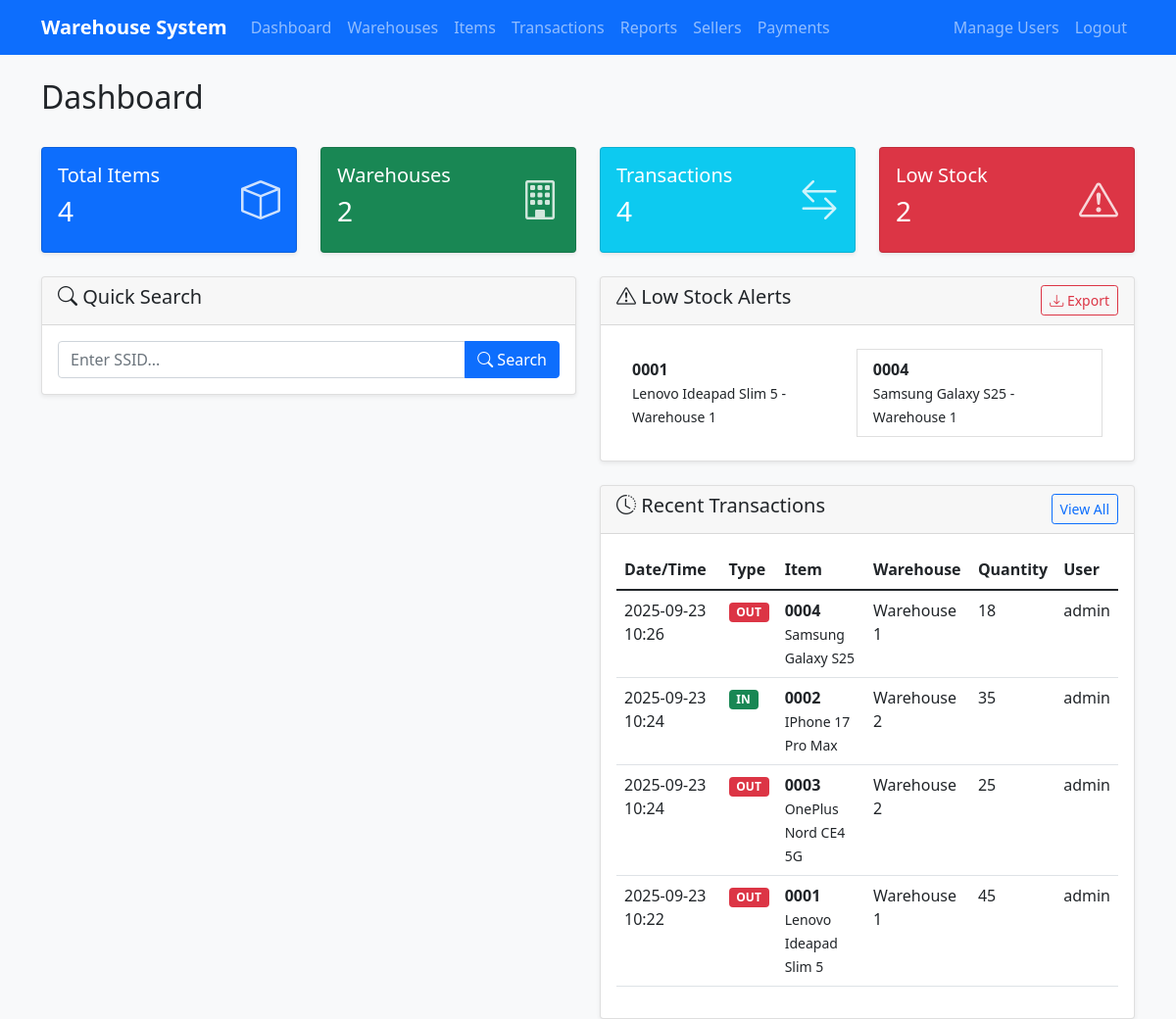
The page /dashboard (signed in) on the database its author committed.
### app/models.py (models this page shows, shortened)
class Item(db.Model):
    id = db.Column(db.Integer, primary_key=True)
    ssid = db.Column(db.String(50), unique=True, nullable=False)
    name = db.Column(db.String(200), nullable=False)
    description = db.Column(db.Text, nullable=True)
    unit = db.Column(db.String(20), nullable=False, default='pcs')
    current_stock = db.Column(db.Integer, default=0)
    reorder_level = db.Column(db.Integer, default=10)
    unit_price = db.Column(db.Numeric(10, 2), default=0)
    created_at = db.Column(db.DateTime, default=datetime.utcnow)
    updated_at = db.Column(db.DateTime, default=datetime.utcnow, onupdate=datetime.utcnow)
    warehouse_id = db.Column(db.Integer, db.ForeignKey('warehouse.id'), nullable=False)
    category_id = db.Column(db.Integer, db.ForeignKey('category.id'), nullable=False)
    transactions = db.relationship(
        'Transaction',
        backref='item',
        lazy=True,
        cascade='all, delete-orphan'
    )

class Warehouse(db.Model):
    id = db.Column(db.Integer, primary_key=True)
    name = db.Column(db.String(100), nullable=False)
    location = db.Column(db.String(200), nullable=True)
    description = db.Column(db.Text, nullable=True)
    created_at = db.Column(db.DateTime, default=datetime.utcnow)
    items = db.relationship('Item', backref='warehouse', lazy=True, cascade='all, delete-orphan')
    transactions = db.relationship('Transaction', backref='warehouse', lazy=True)

class Transaction(db.Model):
    id = db.Column(db.Integer, primary_key=True)
    transaction_type = db.Column(db.Enum(TransactionType), nullable=False)
    quantity = db.Column(db.Integer, nullable=False)
    notes = db.Column(db.Text, nullable=True)
    created_at = db.Column(db.DateTime, default=datetime.utcnow)
    item_id = db.Column(db.Integer, db.ForeignKey('item.id'), nullable=False)
    warehouse_id = db.Column(db.Integer, db.ForeignKey('warehouse.id'), nullable=False)
    user_id = db.Column(db.Integer, db.ForeignKey('user.id'), nullable=False)

class User(UserMixin, db.Model):
    id = db.Column(db.Integer, primary_key=True)
    username = db.Column(db.String(80), unique=True, nullable=False)
    email = db.Column(db.String(120), unique=True, nullable=False)
    password_hash = db.Column(db.String(120), nullable=False)
    role = db.Column(db.Enum(Role), nullable=False, default=Role.STAFF)
    created_at = db.Column(db.DateTime, default=datetime.utcnow)
    is_active = db.Column(db.Boolean, default=True)
    transactions = db.relationship('Transaction', backref='user', lazy=True)
    def can_manage_users(self):
        return self.role == Role.ADMIN

### app/main/routes.py (the view)
@bp.route('/')
@bp.route('/dashboard')
@login_required
def dashboard():
    low_stock_items = Item.query.filter(Item.current_stock <= Item.reorder_level).all()
    recent_transactions = Transaction.query.order_by(desc(Transaction.created_at)).limit(10).all()
    total_items = Item.query.count()
    total_warehouses = Warehouse.query.count()
    total_transactions = Transaction.query.count()
    search_form = SearchForm()
    return render_template('main/dashboard.html',
                         low_stock_items=low_stock_items,
                         recent_transactions=recent_transactions,
                         total_items=total_items,
                         total_warehouses=total_warehouses,
                         total_transactions=total_transactions,
                         search_form=search_form)

### app/main/forms.py
class SearchForm(FlaskForm):
    ssid = StringField('Search by SSID', validators=[DataRequired()])
    submit = SubmitField('Search')

### app.py (called while the page is built, shortened)
@app.before_request
def create_tables():
    db.create_all()

### app/templates/main/dashboard.html (shortened to what this page needs)
{% extends "base.html" %}
{% block content %}
<div class="row mb-4">
    <div class="col-md-12">
        <h2>Dashboard</h2>
    </div>
</div>
<div class="row mb-4">
    <div class="col-md-3">
        <div class="card text-white bg-primary">
            <div class="card-body">
                <div class="d-flex justify-content-between">
                    <div>
                        <h5>Total Items</h5>
                        <h3>{{ total_items }}</h3>
                    </div>
                    <div class="align-self-center">
                        <i class="bi bi-box fs-1"></i>
                    </div>
                </div>
            </div>
        </div>
    </div>
    <div class="col-md-3">
        <div class="card text-white bg-success">
            <div class="card-body">
                <div class="d-flex justify-content-between">
                    <div>
                        <h5>Warehouses</h5>
                        <h3>{{ total_warehouses }}</h3>
                    </div>
                    <div class="align-self-center">
                        <i class="bi bi-building fs-1"></i>
                    </div>
                </div>
            </div>
        </div>
    </div>
    <div class="col-md-3">
        <div class="card text-white bg-info">
            <div class="card-body">
                <div class="d-flex justify-content-between">
                    <div>
                        <h5>Transactions</h5>
                        <h3>{{ total_transactions }}</h3>
                    </div>
                    <div class="align-self-center">
                        <i class="bi bi-arrow-left-right fs-1"></i>
                    </div>
                </div>
            </div>
        </div>
    </div>
    <div class="col-md-3">
        <div class="card text-white bg-{{ 'danger' if low_stock_items else 'secondary' }}">
            <div class="card-body">
                <div class="d-flex justify-content-between">
                    <div>
                        <h5>Low Stock</h5>
                        <h3>{{ low_stock_items|length }}</h3>
                    </div>
                    <div class="align-self-center">
                        <i class="bi bi-exclamation-triangle fs-1"></i>
                    </div>
                </div>
            </div>
        </div>
    </div>
</div>
<div class="row">
    <div class="col-md-6">
        <div class="card mb-4">
            <div class="card-header">
                <h5><i class="bi bi-search"></i> Quick Search</h5>
            </div>
            <div class="card-body">
                <form id="searchForm">
                    <div class="input-group">
                        <input type="text" class="form-control" id="ssidSearch" placeholder="Enter SSID...">
                        <button class="btn btn-primary" type="submit">
                            <i class="bi bi-search"></i> Search
                        </button>
                    </div>
                </form>
            </div>
        </div>
    </div>
    <div class="col-md-6">
        <div class="card mb-4">
            <div class="card-header d-flex justify-content-between align-items-center">
                <h5><i class="bi bi-exclamation-triangle"></i> Low Stock Alerts</h5>
                {% if low_stock_items %}
                <a href="{{ url_for('reports.export_low_stock') }}" class="btn btn-sm btn-outline-danger">
                    <i class="bi bi-download"></i> Export
                </a>
                {% endif %}
            </div>
            <div class="card-body">
                {% if low_stock_items %}
                    <div class="list-group list-group-flush">
                        {% for item in low_stock_items[:5] %}
                        <div class="list-group-item d-flex justify-content-between align-items-center">
                            <div>
                                <strong>{{ item.ssid }}</strong><br>
                                <small>{{ item.name }} - {{ item.warehouse.name }}</small>
                            </div>
                        {% endfor %}
                    </div>
                {% else %}
                    <div class="text-center text-muted">
                        <i class="bi bi-check-circle fs-1"></i>
                        <p>No low stock items</p>
                    </div>
                {% endif %}
            </div>
        </div>
    </div>
</div>
<div class="row">
    <div class="col-12">
        <div class="card">
            <div class="card-header d-flex justify-content-between align-items-center">
                <h5><i class="bi bi-clock-history"></i> Recent Transactions</h5>
                <a href="{{ url_for('transactions.list_transactions') }}" class="btn btn-sm btn-outline-primary">
                    View All
                </a>
            </div>
            <div class="card-body">
                {% if recent_transactions %}
                <div class="table-responsive">
                    <table class="table table-hover">
                        <thead>
                            <tr>
                                <th>Date/Time</th>
                                <th>Type</th>
                                <th>Item</th>
                                <th>Warehouse</th>
                                <th>Quantity</th>
                                <th>User</th>
                            </tr>
                        </thead>
                        <tbody>
                            {% for transaction in recent_transactions %}
                            <tr>
                                <td>{{ transaction.created_at.strftime('%Y-%m-%d %H:%M') }}</td>
                                <td>
                                    <span class="badge bg-{{ 'success' if transaction.transaction_type.value == 'in' else 'danger' if transaction.transaction_type.value == 'out' else 'warning' }}">
                                        {{ transaction.transaction_type.value.upper() }}
                                    </span>
                                </td>
                                <td>
                                    <strong>{{ transaction.item.ssid }}</strong><br>
                                    <small>{{ transaction.item.name }}</small>
                                </td>
                                <td>{{ transaction.warehouse.name }}</td>
                                <td>{{ transaction.quantity }}</td>
                                <td>{{ transaction.user.username }}</td>
                            </tr>
                            {% endfor %}
                        </tbody>
                    </table>
                </div>
                {% else %}
                <div class="text-center text-muted">
                    <i class="bi bi-journal-x fs-1"></i>
                    <p>No recent transactions</p>
                </div>
                {% endif %}
            </div>
        </div>
    </div>
</div>
{% endblock %}

### static/css/custom.css (style rules this page uses)
body { background-color: #f8f9fa; }
.card { box-shadow: 0 0.125rem 0.25rem rgba(0, 0, 0, 0.075); border: 1px solid rgba(0, 0, 0, 0.125); }
.bg-primary .fs-1 { opacity: 0.8; }
.bg-success .fs-1 { opacity: 0.8; }
.bg-info .fs-1 { opacity: 0.8; }
.bg-danger .fs-1 { opacity: 0.8; }

### rows shown on the page
Item: ssid "0001", name "Lenovo Ideapad Slim 5", warehouse.name "Warehouse 1"
Item: ssid "0004", name "Samsung Galaxy S25", warehouse.name "Warehouse 1"

### other values the page prints
{{ total_items }} "4"
{{ total_warehouses }} "2"
{{ total_transactions }} "4"
{{ low_stock_items|length }} "2"
